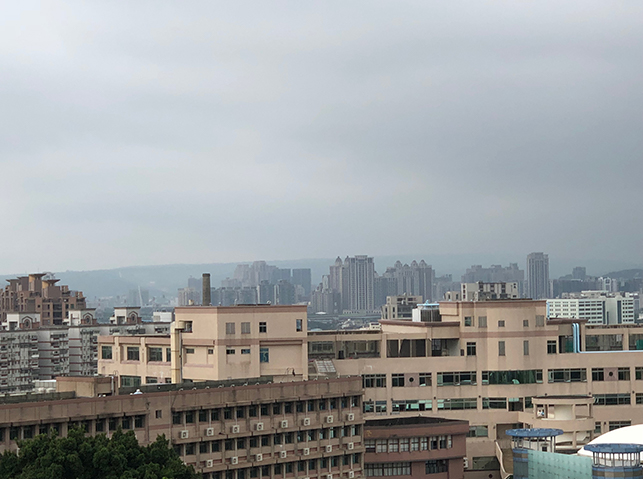
#> input picture dark-channel/test_2.jpg, 643 x 479 px
$ python dehaze.py   (older library calls are emulated)
#> lines starting #> are read from the running program, lines starting #| are printed output that depends on the picture; long printed decimals are rounded
# @Project : 去雾
import cv2
import numpy as np
import matplotlib.pyplot as plt
import math
from skimage.metrics import structural_similarity as sk_cpt_ssim

def guided_filter(I,p,win_size,eps):

    mean_I = cv2.blur(I,(win_size,win_size))
    mean_p = cv2.blur(p,(win_size,win_size))

    corr_I = cv2.blur(I*I,(win_size,win_size))
    corr_Ip = cv2.blur(I*p,(win_size,win_size))

    var_I = corr_I-mean_I*mean_I
    cov_Ip = corr_Ip - mean_I*mean_p

    a = cov_Ip/(var_I+eps)
    b = mean_p-a*mean_I

    mean_a = cv2.blur(a,(win_size,win_size))
    mean_b = cv2.blur(b,(win_size,win_size))

    q = mean_a*I + mean_b
    return q
def get_min_channel(img):
    return np.min(img,axis=2)
def min_filter(img,r):
    kernel = np.ones((2*r-1,2*r-1))
    return cv2.erode(img,kernel)#最小值滤波器，可用腐蚀替代
def get_A(img_haze,dark_channel,bins_l):
    hist,bins = np.histogram(dark_channel,bins=bins_l)#得到直方图
    d = np.cumsum(hist)/float(dark_channel.size)#累加
    # print(bins)
    threshold=0
    for i in range(bins_l-1,0,-1):
        if d[i]<=0.999:
            threshold=i
            break
    A = img_haze[dark_channel>=bins[threshold]].max()
    #候选区域可视化
    show  = np.copy(img_haze)
    show[dark_channel>=bins[threshold]] = 0,0,255
    cv2.imwrite('./most_haze_opaque_region_2.jpg',show*255)
    return A
def get_t(img_haze,A,t0=0.1,w=0.95):
    out = get_min_channel(img_haze)
    out = min_filter(out,r=7)
    t = 1-w*out/A #需要乘上一系数w，为远处的物体保留少量的雾
    t = np.clip(t,t0,1)#论文4.4所提到t(x)趋于0容易产生噪声，所以设置一最小值0.1
    return t
def PSNR(target,ref):
    #必须归一化
    target=target/255.0
    ref=ref/255.0
    MSE = np.mean((target-ref)**2)
    if MSE<1e-10:
        return 100
    MAXI=1
    PSNR = 20*math.log10(MAXI/math.sqrt(MSE))
    return PSNR

if __name__ == '__main__':
    I = cv2.imread('test_2.jpg')/255.0
    dark_channel = get_min_channel(I)
    dark_channel_1 = min_filter(dark_channel,r=7)
#> in min_filter, `return cv2.erode(img,kernel)#最小值滤波器，可用腐蚀替代`:
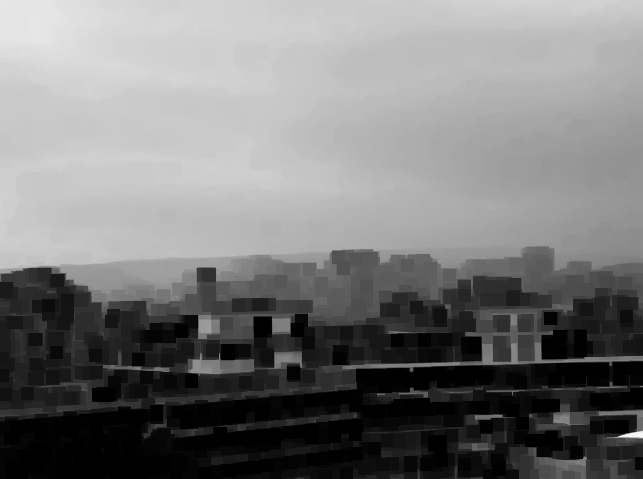
#> returned value: shape (479, 643) float64; min 0, max 0.973, mean 0.473
    cv2.imwrite("./dark_channel_2.jpg", dark_channel_1*255)

    A = get_A(I,dark_channel_1,bins_l=2000)
#> in get_A, `hist,bins = np.histogram(dark_channel,bins=bins_l)#得到直方图`: hist = 2000 values, max 20092 at index 0, min 0 at index 1, mean 154; bins = 2001 values from 0 to 0.973
#> in get_A, `d = np.cumsum(hist)/float(dark_channel.size)#累加`: d = 2000 values from 0.0652 to 1
#> in get_A, `A = img_haze[dark_channel>=bins[threshold]].max()`: A = 1
#> in get_A, `show[dark_channel>=bins[threshold]] = 0,0,255`:
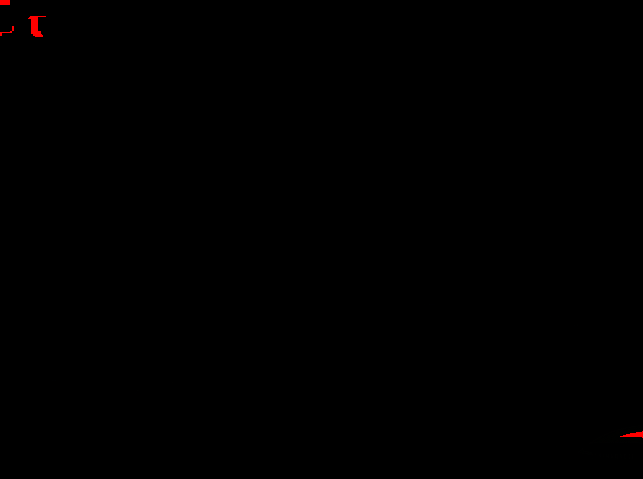
#> show: shape (479, 643, 3) float64; mean B, G, R 0.6, 0.6, 0.9
#> A = 1

    t = get_t(I,A)
    t = guided_filter(dark_channel,t,81,0.001)
#> in guided_filter, `b = mean_p-a*mean_I`:
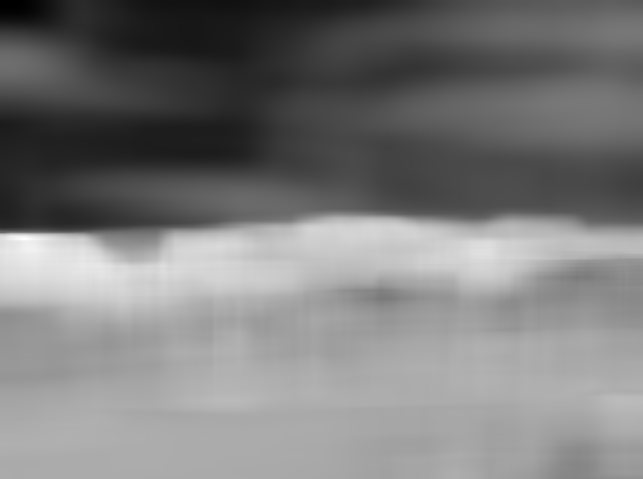
#> b: shape (479, 643) float64; min 0.149, max 1.41, mean 0.765; drawn with min black and max white
#> in guided_filter, `mean_a = cv2.blur(a,(win_size,win_size))`:
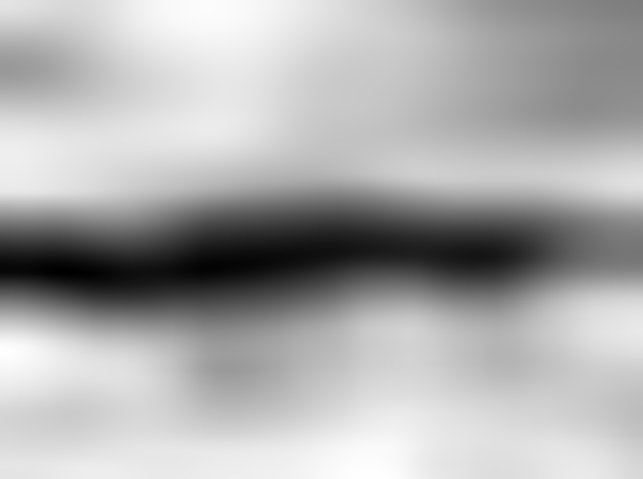
#> mean_a: shape (479, 643) float64; min -1.01, max -0.0424, mean -0.351; drawn with min black and max white
#> in guided_filter, `mean_b = cv2.blur(b,(win_size,win_size))`:
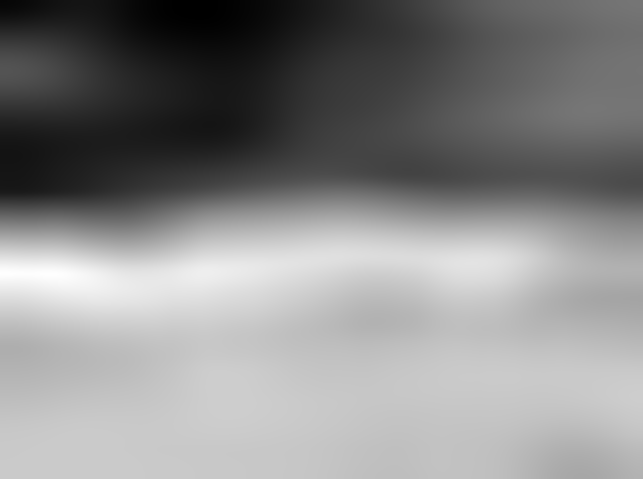
#> mean_b: shape (479, 643) float64; min 0.263, max 1.2, mean 0.765; drawn with min black and max white
#> in guided_filter, `q = mean_a*I + mean_b`:
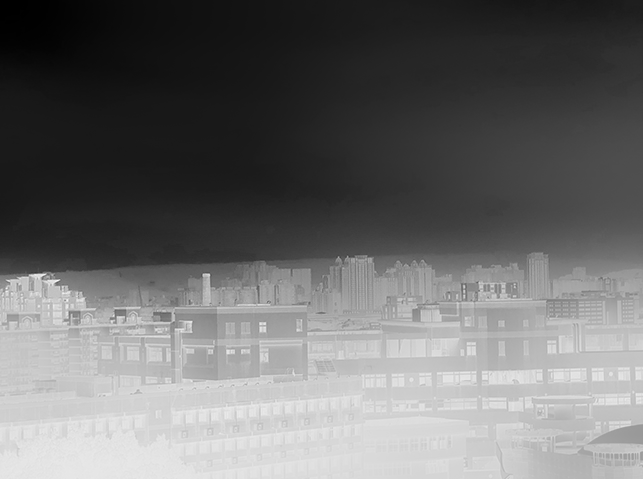
#> q: shape (479, 643) float64; min 0.154, max 1.09, mean 0.551; drawn with min black and max white
    t = t[:,:,np.newaxis].repeat(3,axis=2)#升维至(r,w,3)
#> t: shape (479, 643, 3) float64

    J = (I-A)/t +A

    J = np.clip(J,0,1)
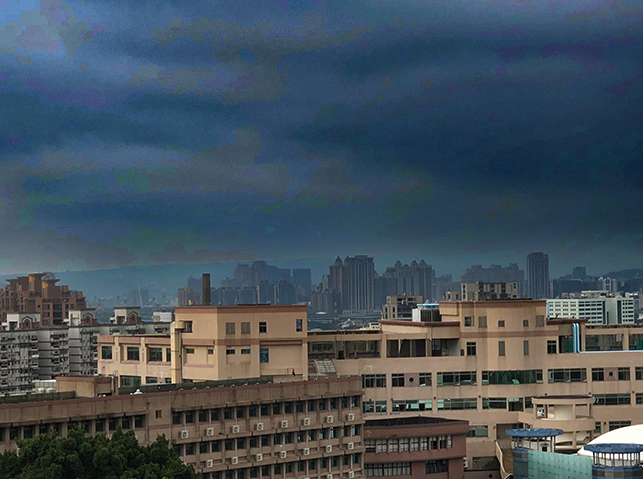
#> J: shape (479, 643, 3) float64; mean B, G, R 0.361, 0.32, 0.27
    J = J*255
    J =np.uint8(J)

    cv2.imwrite("./result_2.jpg",J)

    #评估
    PSNR = PSNR(J,I*255)
#> in PSNR, `MSE = np.mean((target-ref)**2)`: MSE = 0.137
#> in PSNR, `PSNR = 20*math.log10(MAXI/math.sqrt(MSE))`: PSNR = 8.63
#> PSNR = 8.63
    print(f"PSNR:{PSNR}")
#| PSNR:8.630
    ssim = sk_cpt_ssim(J,I*255, win_size=11, data_range=255, multichannel=True)
#> ssim = 0.734
    print(f"ssim:{ssim}")
#| ssim:0.7339

$ run again, with dark-channel/most_haze_opaque_region_1.jpg copied over dark-channel/test_2.jpg
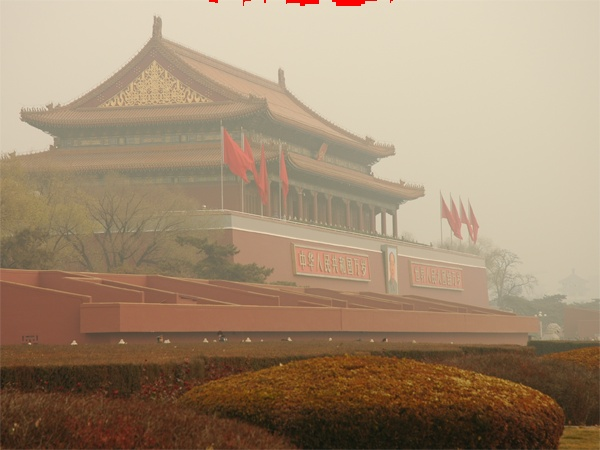
#> input picture dark-channel/most_haze_opaque_region_1.jpg, 600 x 450 px
#> in min_filter, `return cv2.erode(img,kernel)#最小值滤波器，可用腐蚀替代`:
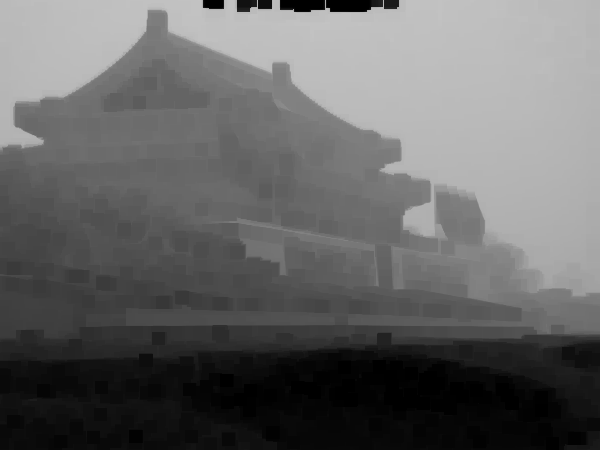
#> returned value: shape (450, 600) float64; min 0, max 0.765, mean 0.398
#> hist = 2000 values, max 6606 at index 1958, min 0 at index 1, mean 135; bins = 2001 values from 0 to 0.765
#> d = 2000 values from 0.0205 to 1
#> in get_A, `A = img_haze[dark_channel>=bins[threshold]].max()`: A = 0.906
#> show: shape (450, 600, 3) float64; mean B, G, R 0.4, 0.5, 1.2
#> `J = np.clip(J,0,1)`:
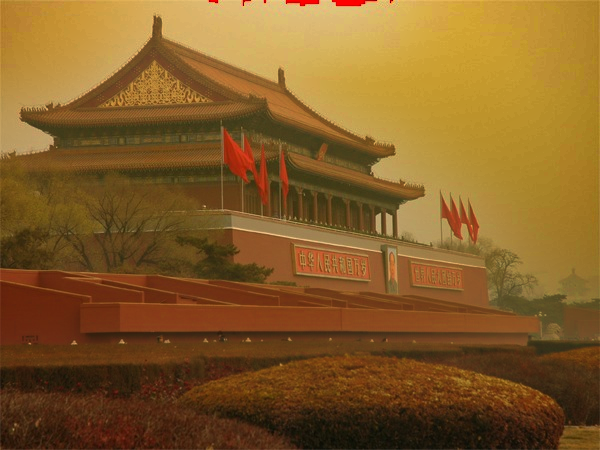
#> J: shape (450, 600, 3) float64; mean B, G, R 0.157, 0.369, 0.522
#> MSE = 0.059
#> in PSNR, `PSNR = 20*math.log10(MAXI/math.sqrt(MSE))`: PSNR = 12.29
#| PSNR:12.289
#> ssim = 0.8
#| ssim:0.7999

$ run again, with dark-channel/15.png saved as dark-channel/test_2.jpg
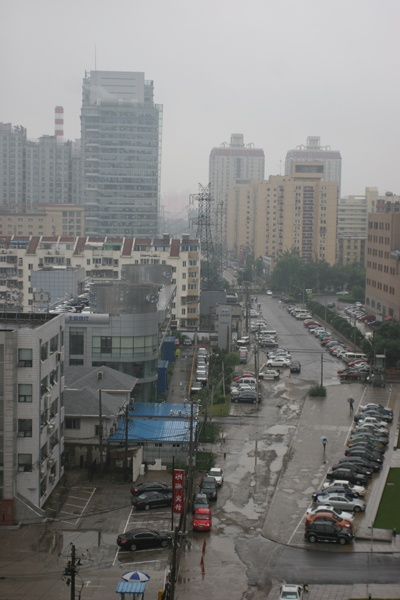
#> input picture dark-channel/15.png, 400 x 600 px
#> hist = 2000 values, max 3977 at index 1904, min 0 at index 1, mean 120; bins = 2001 values from 0.0118 to 0.835
#> d = 2000 values from 0.000542 to 1
#> in get_A, `A = img_haze[dark_channel>=bins[threshold]].max()`: A = 0.851
#> show: shape (600, 400, 3) float64; mean B, G, R 0.5, 0.5, 0.8
#> `J = np.clip(J,0,1)`:
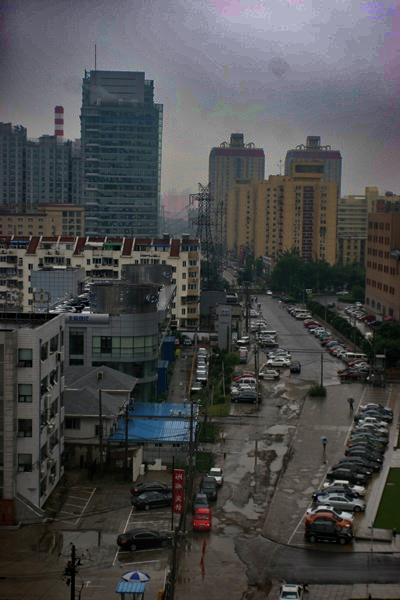
#> J: shape (600, 400, 3) float64; mean B, G, R 0.296, 0.293, 0.291
#> MSE = 0.0477
#> in PSNR, `PSNR = 20*math.log10(MAXI/math.sqrt(MSE))`: PSNR = 13.21
#| PSNR:13.215
#> ssim = 0.806
#| ssim:0.8055
